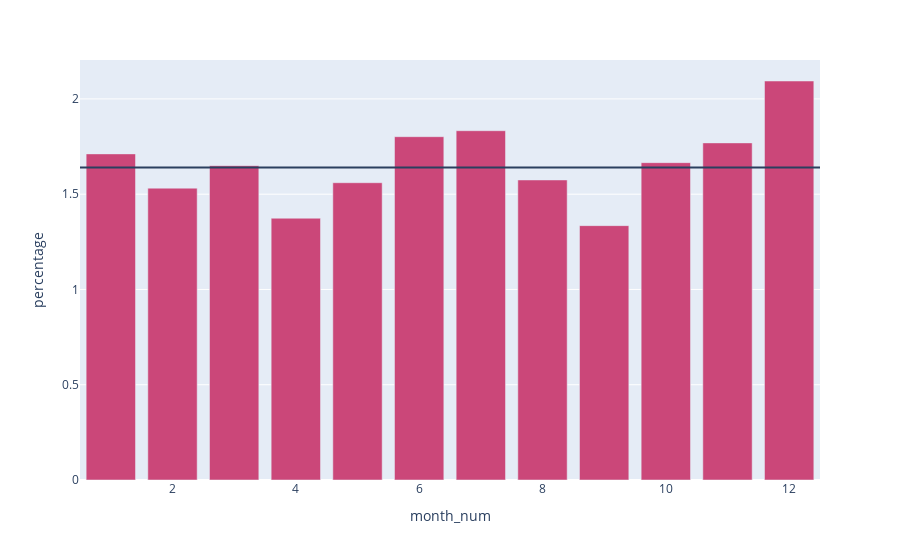

Notebook cell for this chart:
### Code cell
df_lead_data['month_num'] = df_lead_data.created_at.dt.month

df_month = df_lead_data.groupby(df_lead_data['month_num'])['buy'].value_counts(normalize=True).mul(100).rename('percentage').reset_index()
fig_m = px.bar(df_month[df_month['buy'] == 1], x='month_num', y='percentage', color='buy')
fig_m.update(layout_coloraxis_showscale=False)
fig_m.add_hline(y=buy_pct)
fig_m.show()

### Figure 1 — Plotly figure (JSON) as saved in the notebook; plotly's stock layout.template omitted (floating-point values rounded to 4 significant figures)
{"data": [{"alignmentgroup": "True", "hovertemplate": "month_num=%{x}<br>percentage=%{y}<br>buy=%{marker.color}<extra></extra>", "legendgroup": "", "marker": {"color": [1, 1, 1, 1, 1, 1, 1, 1, 1, 1, 1, 1], "coloraxis": "coloraxis", "pattern": {"shape": ""}}, "name": "", "offsetgroup": "", "orientation": "v", "showlegend": false, "textposition": "auto", "type": "bar", "x": [1, 2, 3, 4, 5, 6, 7, 8, 9, 10, 11, 12], "xaxis": "x", "y": [1.712, 1.532, 1.649, 1.374, 1.56, 1.802, 1.833, 1.575, 1.335, 1.665, 1.769, 2.094], "yaxis": "y"}], "layout": {"barmode": "relative", "coloraxis": {"colorbar": {"title": {"text": "buy"}}, "colorscale": [[0, "#0d0887"], [0.1111, "#46039f"], [0.2222, "#7201a8"], [0.3333, "#9c179e"], [0.4444, "#bd3786"], [0.5556, "#d8576b"], [0.6667, "#ed7953"], [0.7778, "#fb9f3a"], [0.8889, "#fdca26"], [1, "#f0f921"]], "showscale": false}, "legend": {"tracegroupgap": 0}, "margin": {"t": 60}, "shapes": [{"type": "line", "x0": 0, "x1": 1, "xref": "x domain", "y0": 1.64, "y1": 1.64, "yref": "y"}], "xaxis": {"anchor": "y", "domain": [0, 1], "title": {"text": "month_num"}}, "yaxis": {"anchor": "x", "domain": [0, 1], "title": {"text": "percentage"}}}}
